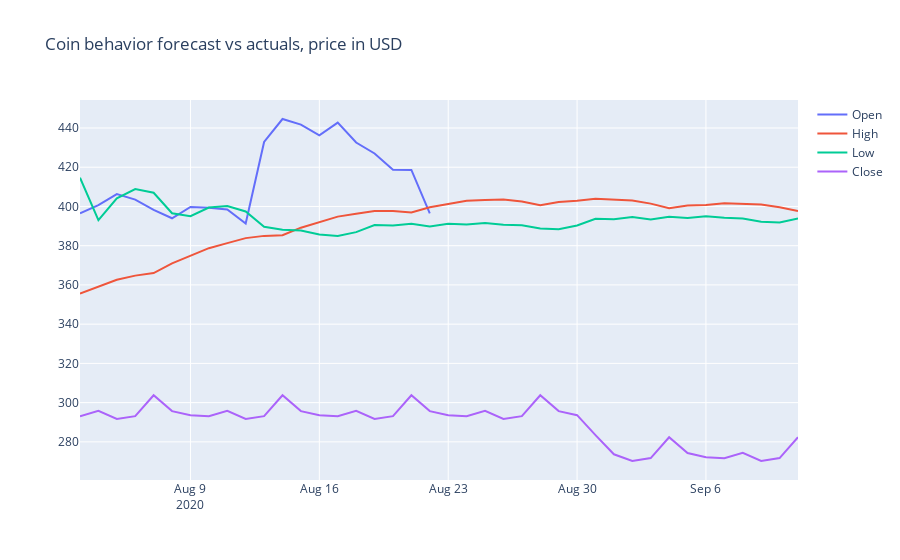

This figure's notebook cell:
### Code cell
import plotly.graph_objects as go
fig = go.Figure()

fig.add_trace(go.Scatter(x=my_coin_forecast_cp.index[-40:], y=my_coin_forecast_cp['high'][-40:],
                    mode='lines',
                    name='Open'))
fig.add_trace(go.Scatter(x=my_coin_forecast_cp.index[-40:], y=my_coin_forecast_cp['prophet_high'][-40:],
                    mode='lines',
                    name='High'))
fig.add_trace(go.Scatter(x=my_coin_forecast_cp.index[-40:], y=my_coin_forecast_cp['arima_high'][-40:],
                    mode='lines',
                    name='Low'))
fig.add_trace(go.Scatter(x=my_coin_forecast_cp.index[-40:], y=my_coin_forecast_cp['pycaret_high'][-40:],
                    mode='lines',
                    name='Close'))

fig.update_layout(title="Coin behavior forecast vs actuals, price in USD")

fig.show()
